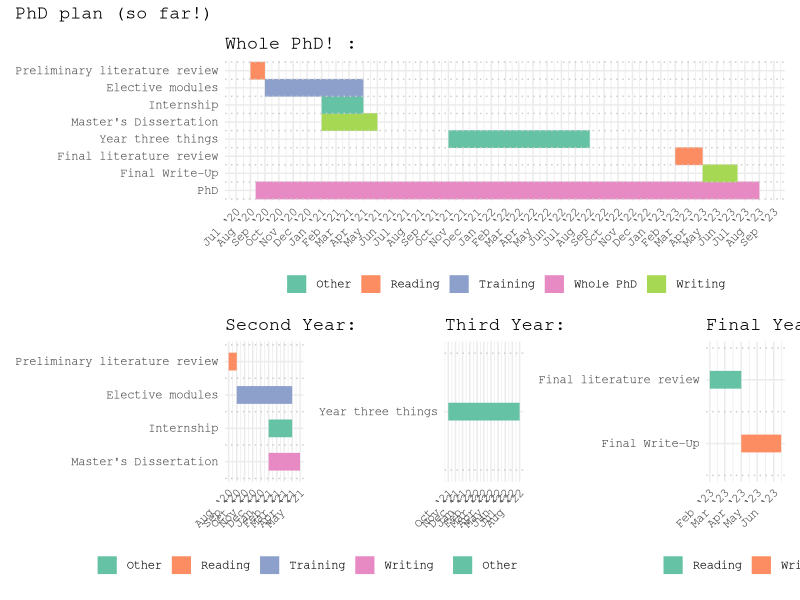

Write R code to recreate this figure.
#Code inspired by <https://stats.andrewheiss.com/misc/gantt.html>


# Loading libraries -------------------------------------------------------

library(tidyverse) # Easily Install and Load the 'Tidyverse'
library(lubridate) # Make Dealing with Dates a Little Easier
library(scales) # Scale Functions for Visualization
library(Cairo) # R Graphics Device using Cairo Graphics Library
library(patchwork) # The Composer of Plots
library(RColorBrewer) # ColorBrewer Palettes


# Specifying tasks --------------------------------------------------------

tasks <- tribble(
  ~Start,       ~End,         ~Project,          ~Task,
  "12-08-2020", "01-08-2023", "Whole PhD", "PhD",
  "01-08-2020", "01-09-2020", "Reading", "Preliminary literature review",
  "01-09-2020", "01-04-2021", "Training", "Elective modules",
  "01-01-2021", "01-05-2021", "Writing", "Master's Dissertation",
  "01-01-2021", "01-04-2021", "Other", "Internship",
  "01-10-2021", "01-08-2022", "Other", "Year three things",
  "01-02-2023", "01-04-2023", "Reading", "Final literature review",
  "01-04-2023", "15-06-2023", "Writing", "Final Write-Up") %>%
  mutate(Start = dmy(Start),
         End = dmy(End)) %>%
  gather(date.type, task.date, -c(Project, Task)) %>%
  arrange(date.type, task.date) %>%
  mutate(Task = factor(Task, levels = rev(unique(Task)), ordered = TRUE))

# Specifying years --------------------------------------------------------

tasks_y2 <- tasks %>%
  filter(task.date < "2021-09-01",
         Task != "PhD")

tasks_y3 <- tasks %>%
  filter(task.date > "2021-09-01",
         task.date < "2022-09-01",
         Task != "PhD")

tasks_y4 <- tasks %>%
  filter(task.date > "2022-09-01",
         task.date < "2023-09-01",
         Task != "PhD")

# Making Gantt function ---------------------------------------------------

Gantt <- function(x, Task, task.date, Project) {
    ggplot(x, aes(x = Task,
                  y = task.date,
                  colour = Project)) +
    scale_fill_brewer(palette="Set2") +
    scale_color_brewer(palette="Set2") +
    geom_line(size = 6) +
    geom_vline(xintercept = seq(length(tasks$Task) + 0.5 - 1, 0, by = -1),
               colour = "grey80",
               linetype = "dotted") +
    guides(colour = guide_legend(title = NULL)) +
    labs(x = NULL, y = NULL) +
    coord_flip() +
    scale_y_date(date_breaks = "1 month",
                 labels = date_format("%b ‘%y")) +
    theme_minimal() +
    theme(axis.text.x = element_text(angle = 45, hjust = 1),
          legend.position = "bottom")
  }


# Creating plots ----------------------------------------------------------

# Whole PhD

whole <- Gantt(tasks) +
  ggtitle("Whole PhD! :")

# By year

y2 <- Gantt(tasks_y2) +
  ggtitle("Second Year:")

y3 <- Gantt(tasks_y3) +
  ggtitle("Third Year:")
  
y4 <- Gantt(tasks_y4) +
  ggtitle("Final Year:")

charts <- whole / (y2 + y3 + y4) +
  plot_annotation(title = "PhD plan (so far!)") &
  theme(text = element_text("mono"))


# Save plot as high resolution PNG (the secret is 'type = "cairo", dpi = 300')

ggsave(charts, filename = "Gantt_chart.png",
       width = 12, height = 6.5, units = "in", type = "cairo", dpi = 300)
